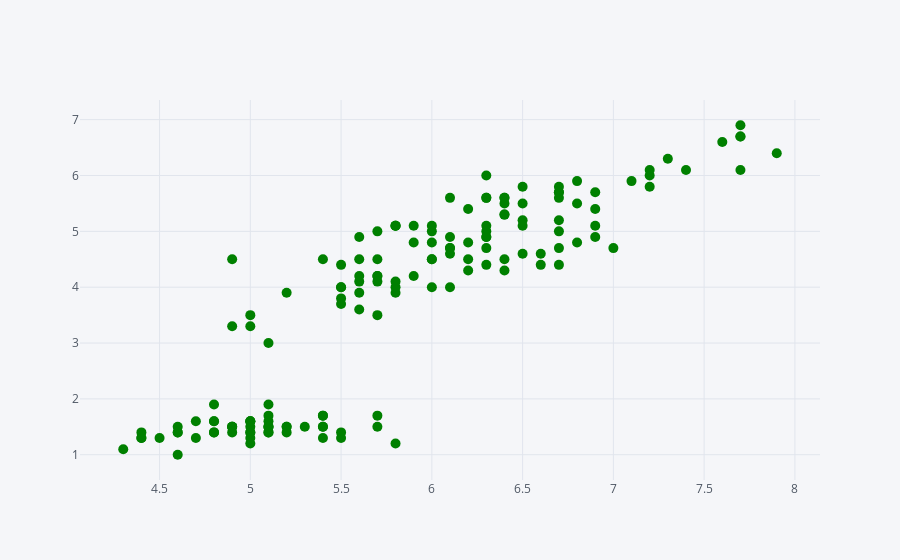

Source (notebook cell):
### Code cell
#scatter plot
#in plotly "kind" parameter wont give scatterplot itg goives scatter graph with lines
#so we use "mode" parameter to represent scatter plot in circles.
df.iplot(x='sepal_length',y='petal_length',kind='scatter',mode='markers',color='green',size=10)

### Figure 1 — Plotly figure (JSON) as saved in the notebook; plotly's stock layout.template omitted (floating-point values rounded to 4 significant figures; data arrays with more than 128 entries replaced by an {"elided": "..."} marker saying what was removed)
{"data": [{"line": {"color": "rgba(0, 128, 0, 1.0)", "dash": "solid", "shape": "linear", "width": 1.3}, "marker": {"size": 10, "symbol": "circle"}, "mode": "markers", "name": "petal_length", "text": "", "type": "scatter", "x": {"elided": "150 float values"}, "y": {"elided": "150 float values"}}], "layout": {"legend": {"bgcolor": "#F5F6F9", "font": {"color": "#4D5663"}}, "paper_bgcolor": "#F5F6F9", "plot_bgcolor": "#F5F6F9", "title": {"font": {"color": "#4D5663"}}, "xaxis": {"gridcolor": "#E1E5ED", "showgrid": true, "tickfont": {"color": "#4D5663"}, "title": {"font": {"color": "#4D5663"}, "text": ""}, "zerolinecolor": "#E1E5ED"}, "yaxis": {"gridcolor": "#E1E5ED", "showgrid": true, "tickfont": {"color": "#4D5663"}, "title": {"font": {"color": "#4D5663"}, "text": ""}, "zerolinecolor": "#E1E5ED"}}}
